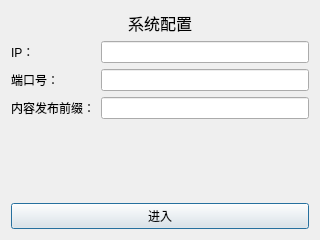
<?xml version="1.0" encoding="UTF-8"?>
<ui version="4.0">
 <class>LoginDialog</class>
 <widget class="QDialog" name="LoginDialog">
  <property name="geometry">
   <rect>
    <x>0</x>
    <y>0</y>
    <width>320</width>
    <height>240</height>
   </rect>
  </property>
  <property name="windowTitle">
   <string>Dialog</string>
  </property>
  <layout class="QVBoxLayout" name="verticalLayout_4">
   <item>
    <widget class="QLabel" name="label_4">
     <property name="font">
      <font>
       <pointsize>12</pointsize>
      </font>
     </property>
     <property name="text">
      <string>系统配置</string>
     </property>
     <property name="alignment">
      <set>Qt::AlignCenter</set>
     </property>
     <property name="margin">
      <number>10</number>
     </property>
    </widget>
   </item>
   <item>
    <layout class="QVBoxLayout" name="verticalLayout_3">
     <item>
      <layout class="QHBoxLayout" name="horizontalLayout">
       <item>
        <layout class="QVBoxLayout" name="verticalLayout_2">
         <item>
          <widget class="QLabel" name="label">
           <property name="text">
            <string>IP：</string>
           </property>
          </widget>
         </item>
         <item>
          <widget class="QLabel" name="label_2">
           <property name="text">
            <string>端口号：</string>
           </property>
          </widget>
         </item>
         <item>
          <widget class="QLabel" name="label_3">
           <property name="text">
            <string>内容发布前缀：</string>
           </property>
          </widget>
         </item>
        </layout>
       </item>
       <item>
        <layout class="QVBoxLayout" name="verticalLayout">
         <item>
          <widget class="QLineEdit" name="editHost"/>
         </item>
         <item>
          <widget class="QLineEdit" name="editPort"/>
         </item>
         <item>
          <widget class="QLineEdit" name="editContentPrefix"/>
         </item>
        </layout>
       </item>
      </layout>
     </item>
     <item>
      <spacer name="verticalSpacer">
       <property name="orientation">
        <enum>Qt::Vertical</enum>
       </property>
       <property name="sizeHint" stdset="0">
        <size>
         <width>20</width>
         <height>40</height>
        </size>
       </property>
      </spacer>
     </item>
     <item>
      <widget class="QPushButton" name="pushButton">
       <property name="text">
        <string>进入</string>
       </property>
      </widget>
     </item>
    </layout>
   </item>
  </layout>
 </widget>
 <resources/>
 <connections/>
</ui>
